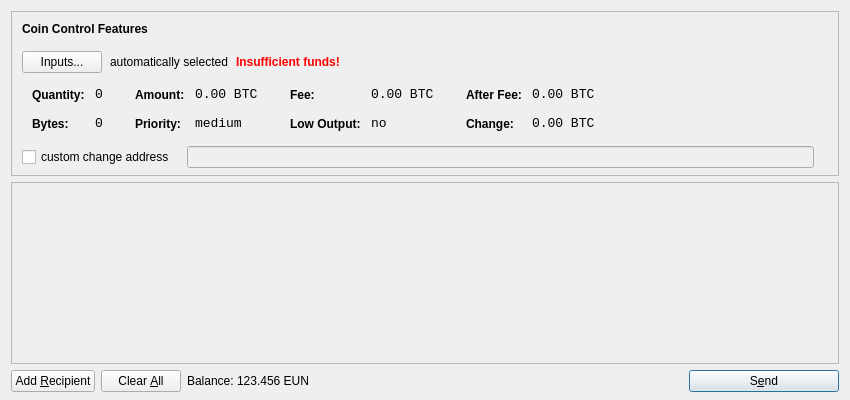
<?xml version="1.0" encoding="UTF-8"?>
<ui version="4.0">
 <class>SendCoinsDialog</class>
 <widget class="QDialog" name="SendCoinsDialog">
  <property name="geometry">
   <rect>
    <x>0</x>
    <y>0</y>
    <width>850</width>
    <height>400</height>
   </rect>
  </property>
  <property name="windowTitle">
   <string>Send Coins</string>
  </property>
  <layout class="QVBoxLayout" name="verticalLayout" stretch="0,1,0">
   <property name="bottomMargin">
    <number>8</number>
   </property>
   <item>
    <widget class="QFrame" name="frameCoinControl">
     <property name="sizePolicy">
      <sizepolicy hsizetype="Expanding" vsizetype="Expanding">
       <horstretch>0</horstretch>
       <verstretch>0</verstretch>
      </sizepolicy>
     </property>
     <property name="maximumSize">
      <size>
       <width>16777215</width>
       <height>16777215</height>
      </size>
     </property>
     <property name="frameShape">
      <enum>QFrame::StyledPanel</enum>
     </property>
     <property name="frameShadow">
      <enum>QFrame::Sunken</enum>
     </property>
     <layout class="QVBoxLayout" name="verticalLayoutCoinControl2">
      <property name="spacing">
       <number>-1</number>
      </property>
      <property name="leftMargin">
       <number>0</number>
      </property>
      <property name="topMargin">
       <number>0</number>
      </property>
      <property name="rightMargin">
       <number>0</number>
      </property>
      <property name="bottomMargin">
       <number>6</number>
      </property>
      <item>
       <layout class="QVBoxLayout" name="verticalLayoutCoinControl" stretch="0,0,0,0,1">
        <property name="spacing">
         <number>0</number>
        </property>
        <property name="leftMargin">
         <number>10</number>
        </property>
        <property name="topMargin">
         <number>10</number>
        </property>
        <item>
         <layout class="QHBoxLayout" name="horizontalLayoutCoinControl1">
          <property name="bottomMargin">
           <number>15</number>
          </property>
          <item>
           <widget class="QLabel" name="labelCoinControlFeatures">
            <property name="sizePolicy">
             <sizepolicy hsizetype="Preferred" vsizetype="Maximum">
              <horstretch>0</horstretch>
              <verstretch>0</verstretch>
             </sizepolicy>
            </property>
            <property name="font">
             <font>
              <weight>75</weight>
              <bold>true</bold>
             </font>
            </property>
            <property name="styleSheet">
             <string notr="true">font-weight:bold;</string>
            </property>
            <property name="text">
             <string>Coin Control Features</string>
            </property>
           </widget>
          </item>
         </layout>
        </item>
        <item>
         <layout class="QHBoxLayout" name="horizontalLayoutCoinControl2" stretch="0,0,0,0">
          <property name="spacing">
           <number>8</number>
          </property>
          <property name="bottomMargin">
           <number>10</number>
          </property>
          <item>
           <widget class="QPushButton" name="pushButtonCoinControl">
            <property name="styleSheet">
             <string notr="true"/>
            </property>
            <property name="text">
             <string>Inputs...</string>
            </property>
           </widget>
          </item>
          <item>
           <widget class="QLabel" name="labelCoinControlAutomaticallySelected">
            <property name="text">
             <string>automatically selected</string>
            </property>
            <property name="margin">
             <number>5</number>
            </property>
           </widget>
          </item>
          <item>
           <widget class="QLabel" name="labelCoinControlInsuffFunds">
            <property name="font">
             <font>
              <weight>75</weight>
              <bold>true</bold>
             </font>
            </property>
            <property name="styleSheet">
             <string notr="true">color:red;font-weight:bold;</string>
            </property>
            <property name="text">
             <string>Insufficient funds!</string>
            </property>
            <property name="margin">
             <number>5</number>
            </property>
           </widget>
          </item>
          <item>
           <spacer name="horizontalSpacerCoinControl">
            <property name="orientation">
             <enum>Qt::Horizontal</enum>
            </property>
            <property name="sizeHint" stdset="0">
             <size>
              <width>40</width>
              <height>1</height>
             </size>
            </property>
           </spacer>
          </item>
         </layout>
        </item>
        <item>
         <widget class="QWidget" name="widgetCoinControl" native="true">
          <property name="sizePolicy">
           <sizepolicy hsizetype="Preferred" vsizetype="Preferred">
            <horstretch>0</horstretch>
            <verstretch>0</verstretch>
           </sizepolicy>
          </property>
          <property name="minimumSize">
           <size>
            <width>0</width>
            <height>0</height>
           </size>
          </property>
          <property name="styleSheet">
           <string notr="true"/>
          </property>
          <layout class="QHBoxLayout" name="horizontalLayoutCoinControl5">
           <property name="margin">
            <number>0</number>
           </property>
           <item>
            <layout class="QHBoxLayout" name="horizontalLayoutCoinControl3" stretch="0,0,0,1">
             <property name="spacing">
              <number>20</number>
             </property>
             <property name="topMargin">
              <number>0</number>
             </property>
             <property name="bottomMargin">
              <number>10</number>
             </property>
             <item>
              <layout class="QFormLayout" name="formLayoutCoinControl1">
               <property name="horizontalSpacing">
                <number>10</number>
               </property>
               <property name="verticalSpacing">
                <number>14</number>
               </property>
               <property name="leftMargin">
                <number>10</number>
               </property>
               <property name="topMargin">
                <number>4</number>
               </property>
               <property name="rightMargin">
                <number>6</number>
               </property>
               <item row="0" column="0">
                <widget class="QLabel" name="labelCoinControlQuantityText">
                 <property name="styleSheet">
                  <string notr="true">font-weight:bold;</string>
                 </property>
                 <property name="text">
                  <string>Quantity:</string>
                 </property>
                 <property name="margin">
                  <number>0</number>
                 </property>
                </widget>
               </item>
               <item row="0" column="1">
                <widget class="QLabel" name="labelCoinControlQuantity">
                 <property name="font">
                  <font>
                   <family>Monospace</family>
                   <pointsize>10</pointsize>
                  </font>
                 </property>
                 <property name="cursor">
                  <cursorShape>IBeamCursor</cursorShape>
                 </property>
                 <property name="contextMenuPolicy">
                  <enum>Qt::ActionsContextMenu</enum>
                 </property>
                 <property name="text">
                  <string notr="true">0</string>
                 </property>
                 <property name="margin">
                  <number>0</number>
                 </property>
                 <property name="textInteractionFlags">
                  <set>Qt::LinksAccessibleByMouse|Qt::TextSelectableByKeyboard|Qt::TextSelectableByMouse</set>
                 </property>
                </widget>
               </item>
               <item row="1" column="0">
                <widget class="QLabel" name="labelCoinControlBytesText">
                 <property name="styleSheet">
                  <string notr="true">font-weight:bold;</string>
                 </property>
                 <property name="text">
                  <string>Bytes:</string>
                 </property>
                </widget>
               </item>
               <item row="1" column="1">
                <widget class="QLabel" name="labelCoinControlBytes">
                 <property name="font">
                  <font>
                   <family>Monospace</family>
                   <pointsize>10</pointsize>
                  </font>
                 </property>
                 <property name="cursor">
                  <cursorShape>IBeamCursor</cursorShape>
                 </property>
                 <property name="contextMenuPolicy">
                  <enum>Qt::ActionsContextMenu</enum>
                 </property>
                 <property name="text">
                  <string notr="true">0</string>
                 </property>
                 <property name="textInteractionFlags">
                  <set>Qt::LinksAccessibleByMouse|Qt::TextSelectableByKeyboard|Qt::TextSelectableByMouse</set>
                 </property>
                </widget>
               </item>
              </layout>
             </item>
             <item>
              <layout class="QFormLayout" name="formLayoutCoinControl2">
               <property name="horizontalSpacing">
                <number>10</number>
               </property>
               <property name="verticalSpacing">
                <number>14</number>
               </property>
               <property name="leftMargin">
                <number>6</number>
               </property>
               <property name="topMargin">
                <number>4</number>
               </property>
               <property name="rightMargin">
                <number>6</number>
               </property>
               <item row="0" column="0">
                <widget class="QLabel" name="labelCoinControlAmountText">
                 <property name="styleSheet">
                  <string notr="true">font-weight:bold;</string>
                 </property>
                 <property name="text">
                  <string>Amount:</string>
                 </property>
                 <property name="margin">
                  <number>0</number>
                 </property>
                </widget>
               </item>
               <item row="0" column="1">
                <widget class="QLabel" name="labelCoinControlAmount">
                 <property name="font">
                  <font>
                   <family>Monospace</family>
                   <pointsize>10</pointsize>
                  </font>
                 </property>
                 <property name="cursor">
                  <cursorShape>IBeamCursor</cursorShape>
                 </property>
                 <property name="contextMenuPolicy">
                  <enum>Qt::ActionsContextMenu</enum>
                 </property>
                 <property name="text">
                  <string notr="true">0.00 BTC</string>
                 </property>
                 <property name="textInteractionFlags">
                  <set>Qt::LinksAccessibleByMouse|Qt::TextSelectableByKeyboard|Qt::TextSelectableByMouse</set>
                 </property>
                </widget>
               </item>
               <item row="1" column="0">
                <widget class="QLabel" name="labelCoinControlPriorityText">
                 <property name="styleSheet">
                  <string notr="true">font-weight:bold;</string>
                 </property>
                 <property name="text">
                  <string>Priority:</string>
                 </property>
                </widget>
               </item>
               <item row="1" column="1">
                <widget class="QLabel" name="labelCoinControlPriority">
                 <property name="font">
                  <font>
                   <family>Monospace</family>
                   <pointsize>10</pointsize>
                  </font>
                 </property>
                 <property name="cursor">
                  <cursorShape>IBeamCursor</cursorShape>
                 </property>
                 <property name="contextMenuPolicy">
                  <enum>Qt::ActionsContextMenu</enum>
                 </property>
                 <property name="text">
                  <string>medium</string>
                 </property>
                 <property name="textInteractionFlags">
                  <set>Qt::LinksAccessibleByMouse|Qt::TextSelectableByKeyboard|Qt::TextSelectableByMouse</set>
                 </property>
                </widget>
               </item>
              </layout>
             </item>
             <item>
              <layout class="QFormLayout" name="formLayoutCoinControl3">
               <property name="horizontalSpacing">
                <number>10</number>
               </property>
               <property name="verticalSpacing">
                <number>14</number>
               </property>
               <property name="leftMargin">
                <number>6</number>
               </property>
               <property name="topMargin">
                <number>4</number>
               </property>
               <property name="rightMargin">
                <number>6</number>
               </property>
               <item row="0" column="0">
                <widget class="QLabel" name="labelCoinControlFeeText">
                 <property name="styleSheet">
                  <string notr="true">font-weight:bold;</string>
                 </property>
                 <property name="text">
                  <string>Fee:</string>
                 </property>
                 <property name="margin">
                  <number>0</number>
                 </property>
                </widget>
               </item>
               <item row="0" column="1">
                <widget class="QLabel" name="labelCoinControlFee">
                 <property name="font">
                  <font>
                   <family>Monospace</family>
                   <pointsize>10</pointsize>
                  </font>
                 </property>
                 <property name="cursor">
                  <cursorShape>IBeamCursor</cursorShape>
                 </property>
                 <property name="contextMenuPolicy">
                  <enum>Qt::ActionsContextMenu</enum>
                 </property>
                 <property name="text">
                  <string notr="true">0.00 BTC</string>
                 </property>
                 <property name="textInteractionFlags">
                  <set>Qt::LinksAccessibleByMouse|Qt::TextSelectableByKeyboard|Qt::TextSelectableByMouse</set>
                 </property>
                </widget>
               </item>
               <item row="1" column="0">
                <widget class="QLabel" name="labelCoinControlLowOutputText">
                 <property name="styleSheet">
                  <string notr="true">font-weight:bold;</string>
                 </property>
                 <property name="text">
                  <string>Low Output:</string>
                 </property>
                </widget>
               </item>
               <item row="1" column="1">
                <widget class="QLabel" name="labelCoinControlLowOutput">
                 <property name="font">
                  <font>
                   <family>Monospace</family>
                   <pointsize>10</pointsize>
                  </font>
                 </property>
                 <property name="cursor">
                  <cursorShape>IBeamCursor</cursorShape>
                 </property>
                 <property name="contextMenuPolicy">
                  <enum>Qt::ActionsContextMenu</enum>
                 </property>
                 <property name="text">
                  <string>no</string>
                 </property>
                 <property name="textInteractionFlags">
                  <set>Qt::LinksAccessibleByMouse|Qt::TextSelectableByKeyboard|Qt::TextSelectableByMouse</set>
                 </property>
                </widget>
               </item>
              </layout>
             </item>
             <item>
              <layout class="QFormLayout" name="formLayoutCoinControl4">
               <property name="horizontalSpacing">
                <number>10</number>
               </property>
               <property name="verticalSpacing">
                <number>14</number>
               </property>
               <property name="leftMargin">
                <number>6</number>
               </property>
               <property name="topMargin">
                <number>4</number>
               </property>
               <property name="rightMargin">
                <number>6</number>
               </property>
               <item row="0" column="0">
                <widget class="QLabel" name="labelCoinControlAfterFeeText">
                 <property name="styleSheet">
                  <string notr="true">font-weight:bold;</string>
                 </property>
                 <property name="text">
                  <string>After Fee:</string>
                 </property>
                 <property name="margin">
                  <number>0</number>
                 </property>
                </widget>
               </item>
               <item row="0" column="1">
                <widget class="QLabel" name="labelCoinControlAfterFee">
                 <property name="font">
                  <font>
                   <family>Monospace</family>
                   <pointsize>10</pointsize>
                  </font>
                 </property>
                 <property name="cursor">
                  <cursorShape>IBeamCursor</cursorShape>
                 </property>
                 <property name="contextMenuPolicy">
                  <enum>Qt::ActionsContextMenu</enum>
                 </property>
                 <property name="text">
                  <string notr="true">0.00 BTC</string>
                 </property>
                 <property name="textInteractionFlags">
                  <set>Qt::LinksAccessibleByMouse|Qt::TextSelectableByKeyboard|Qt::TextSelectableByMouse</set>
                 </property>
                </widget>
               </item>
               <item row="1" column="0">
                <widget class="QLabel" name="labelCoinControlChangeText">
                 <property name="styleSheet">
                  <string notr="true">font-weight:bold;</string>
                 </property>
                 <property name="text">
                  <string>Change:</string>
                 </property>
                </widget>
               </item>
               <item row="1" column="1">
                <widget class="QLabel" name="labelCoinControlChange">
                 <property name="font">
                  <font>
                   <family>Monospace</family>
                   <pointsize>10</pointsize>
                  </font>
                 </property>
                 <property name="cursor">
                  <cursorShape>IBeamCursor</cursorShape>
                 </property>
                 <property name="contextMenuPolicy">
                  <enum>Qt::ActionsContextMenu</enum>
                 </property>
                 <property name="text">
                  <string notr="true">0.00 BTC</string>
                 </property>
                 <property name="textInteractionFlags">
                  <set>Qt::LinksAccessibleByMouse|Qt::TextSelectableByKeyboard|Qt::TextSelectableByMouse</set>
                 </property>
                </widget>
               </item>
              </layout>
             </item>
            </layout>
           </item>
          </layout>
         </widget>
        </item>
        <item>
         <layout class="QHBoxLayout" name="horizontalLayoutCoinControl4" stretch="0,0,0">
          <property name="spacing">
           <number>12</number>
          </property>
          <property name="sizeConstraint">
           <enum>QLayout::SetDefaultConstraint</enum>
          </property>
          <property name="topMargin">
           <number>5</number>
          </property>
          <property name="rightMargin">
           <number>5</number>
          </property>
          <item>
           <widget class="QCheckBox" name="checkBoxCoinControlChange">
            <property name="text">
             <string>custom change address</string>
            </property>
           </widget>
          </item>
          <item>
           <widget class="QLineEdit" name="lineEditCoinControlChange">
            <property name="enabled">
             <bool>false</bool>
            </property>
            <property name="sizePolicy">
             <sizepolicy hsizetype="Expanding" vsizetype="Fixed">
              <horstretch>0</horstretch>
              <verstretch>0</verstretch>
             </sizepolicy>
            </property>
           </widget>
          </item>
          <item>
           <widget class="QLabel" name="labelCoinControlChangeLabel">
            <property name="sizePolicy">
             <sizepolicy hsizetype="Preferred" vsizetype="Expanding">
              <horstretch>0</horstretch>
              <verstretch>0</verstretch>
             </sizepolicy>
            </property>
            <property name="minimumSize">
             <size>
              <width>0</width>
              <height>0</height>
             </size>
            </property>
            <property name="text">
             <string/>
            </property>
            <property name="margin">
             <number>3</number>
            </property>
           </widget>
          </item>
         </layout>
        </item>
        <item>
         <spacer name="verticalSpacerCoinControl">
          <property name="orientation">
           <enum>Qt::Vertical</enum>
          </property>
          <property name="sizeHint" stdset="0">
           <size>
            <width>800</width>
            <height>1</height>
           </size>
          </property>
         </spacer>
        </item>
       </layout>
      </item>
     </layout>
    </widget>
   </item>
   <item>
    <widget class="QScrollArea" name="scrollArea">
     <property name="widgetResizable">
      <bool>true</bool>
     </property>
     <widget class="QWidget" name="scrollAreaWidgetContents">
      <property name="geometry">
       <rect>
        <x>0</x>
        <y>0</y>
        <width>830</width>
        <height>165</height>
       </rect>
      </property>
      <layout class="QVBoxLayout" name="verticalLayout_2">
       <property name="margin">
        <number>0</number>
       </property>
       <item>
        <layout class="QVBoxLayout" name="entries">
         <property name="spacing">
          <number>6</number>
         </property>
        </layout>
       </item>
       <item>
        <spacer name="verticalSpacer">
         <property name="orientation">
          <enum>Qt::Vertical</enum>
         </property>
         <property name="sizeHint" stdset="0">
          <size>
           <width>20</width>
           <height>40</height>
          </size>
         </property>
        </spacer>
       </item>
      </layout>
     </widget>
    </widget>
   </item>
   <item>
    <layout class="QHBoxLayout" name="horizontalLayout">
     <item>
      <widget class="QPushButton" name="addButton">
       <property name="toolTip">
        <string>Send to multiple recipients at once</string>
       </property>
       <property name="text">
        <string>Add &amp;Recipient</string>
       </property>
       <property name="icon">
        <iconset resource="../bitcoin.qrc">
         <normaloff>:/icons/add</normaloff>:/icons/add</iconset>
       </property>
       <property name="autoDefault">
        <bool>false</bool>
       </property>
      </widget>
     </item>
     <item>
      <widget class="QPushButton" name="clearButton">
       <property name="sizePolicy">
        <sizepolicy hsizetype="Minimum" vsizetype="Fixed">
         <horstretch>0</horstretch>
         <verstretch>0</verstretch>
        </sizepolicy>
       </property>
       <property name="toolTip">
        <string>Remove all transaction fields</string>
       </property>
       <property name="text">
        <string>Clear &amp;All</string>
       </property>
       <property name="icon">
        <iconset resource="../bitcoin.qrc">
         <normaloff>:/icons/remove</normaloff>:/icons/remove</iconset>
       </property>
       <property name="autoRepeatDelay">
        <number>300</number>
       </property>
       <property name="autoDefault">
        <bool>false</bool>
       </property>
      </widget>
     </item>
     <item>
      <layout class="QHBoxLayout" name="horizontalLayout_2">
       <property name="spacing">
        <number>3</number>
       </property>
       <item>
        <widget class="QLabel" name="label">
         <property name="text">
          <string>Balance:</string>
         </property>
        </widget>
       </item>
       <item>
        <widget class="QLabel" name="labelBalance">
         <property name="cursor">
          <cursorShape>IBeamCursor</cursorShape>
         </property>
         <property name="text">
          <string>123.456 EUN</string>
         </property>
         <property name="textInteractionFlags">
          <set>Qt::LinksAccessibleByMouse|Qt::TextSelectableByKeyboard|Qt::TextSelectableByMouse</set>
         </property>
        </widget>
       </item>
      </layout>
     </item>
     <item>
      <spacer name="horizontalSpacer">
       <property name="orientation">
        <enum>Qt::Horizontal</enum>
       </property>
       <property name="sizeHint" stdset="0">
        <size>
         <width>40</width>
         <height>20</height>
        </size>
       </property>
      </spacer>
     </item>
     <item>
      <widget class="QPushButton" name="sendButton">
       <property name="minimumSize">
        <size>
         <width>150</width>
         <height>0</height>
        </size>
       </property>
       <property name="toolTip">
        <string>Confirm the send action</string>
       </property>
       <property name="text">
        <string>S&amp;end</string>
       </property>
       <property name="icon">
        <iconset resource="../bitcoin.qrc">
         <normaloff>:/icons/send</normaloff>:/icons/send</iconset>
       </property>
       <property name="default">
        <bool>true</bool>
       </property>
      </widget>
     </item>
    </layout>
   </item>
  </layout>
 </widget>
 <resources>
  <include location="../bitcoin.qrc"/>
 </resources>
 <connections/>
</ui>
